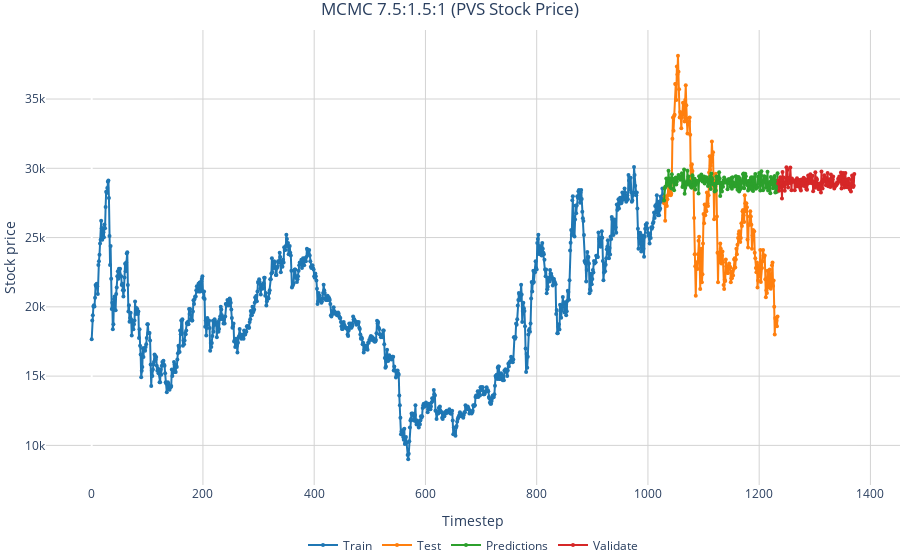

The cell this chart's notebook holds for it:
### Markdown cell above
*   Plot 2

### Code cell
import plotly
import plotly.graph_objs as go
import plotly.express as px
from plotly.subplots import make_subplots

fig = go.Figure()
fig.add_trace(go.Scatter(x=train_data_index, y=train_data, mode='lines+markers', marker=dict(size=4),  name='Train', marker_color='#1F77B4'))
fig.add_trace(go.Scatter(x=test_data_index,y=test_data, mode='lines+markers', marker=dict(size=4), name='Test', marker_color='#FF7F0E'))
fig.add_trace(go.Scatter(x=test_data_index,y=stock_pred[:test_size], mode='lines+markers', marker=dict(size=4), name='Predictions', marker_color='#2CA02C'))
fig.add_trace(go.Scatter(x=val_data_index, y=stock_pred[test_size:], mode='lines+markers', marker=dict(size=4), name='Validate', marker_color='#D62728'))

fig.update_layout(legend_orientation="h",
                  legend=dict(x=.5, xanchor="center"),
                  plot_bgcolor='#FFFFFF',
                  xaxis=dict(gridcolor = 'lightgrey'),
                  yaxis=dict(gridcolor = 'lightgrey'),
                  title_text = f'MCMC 7.5:1.5:1 (PVS Stock Price)', title_x = 0.5,
                  xaxis_title="Timestep",
                  yaxis_title="Stock price",
                  margin=dict(l=0, r=0, t=30, b=0))
fig.show()

### Figure 1 — Plotly figure (JSON) as saved in the notebook; plotly's stock layout.template omitted (floating-point values rounded to 4 significant figures; data arrays with more than 128 entries replaced by an {"elided": "..."} marker saying what was removed)
{"data": [{"marker": {"color": "#1F77B4", "size": 4}, "mode": "lines+markers", "name": "Train", "type": "scatter", "x": {"elided": "1029 int values"}, "y": {"elided": "1029 int values"}}, {"marker": {"color": "#FF7F0E", "size": 4}, "mode": "lines+markers", "name": "Test", "type": "scatter", "x": {"elided": "205 int values"}, "y": {"elided": "205 int values"}}, {"marker": {"color": "#2CA02C", "size": 4}, "mode": "lines+markers", "name": "Predictions", "type": "scatter", "x": {"elided": "205 int values"}, "y": {"elided": "205 float values"}}, {"marker": {"color": "#D62728", "size": 4}, "mode": "lines+markers", "name": "Validate", "type": "scatter", "x": {"elided": "138 int values"}, "y": {"elided": "138 float values"}}], "layout": {"legend": {"orientation": "h", "x": 0.5, "xanchor": "center"}, "margin": {"b": 0, "l": 0, "r": 0, "t": 30}, "plot_bgcolor": "#FFFFFF", "title": {"text": "MCMC 7.5:1.5:1 (PVS Stock Price)", "x": 0.5}, "xaxis": {"gridcolor": "lightgrey", "title": {"text": "Timestep"}}, "yaxis": {"gridcolor": "lightgrey", "title": {"text": "Stock price"}}}}
